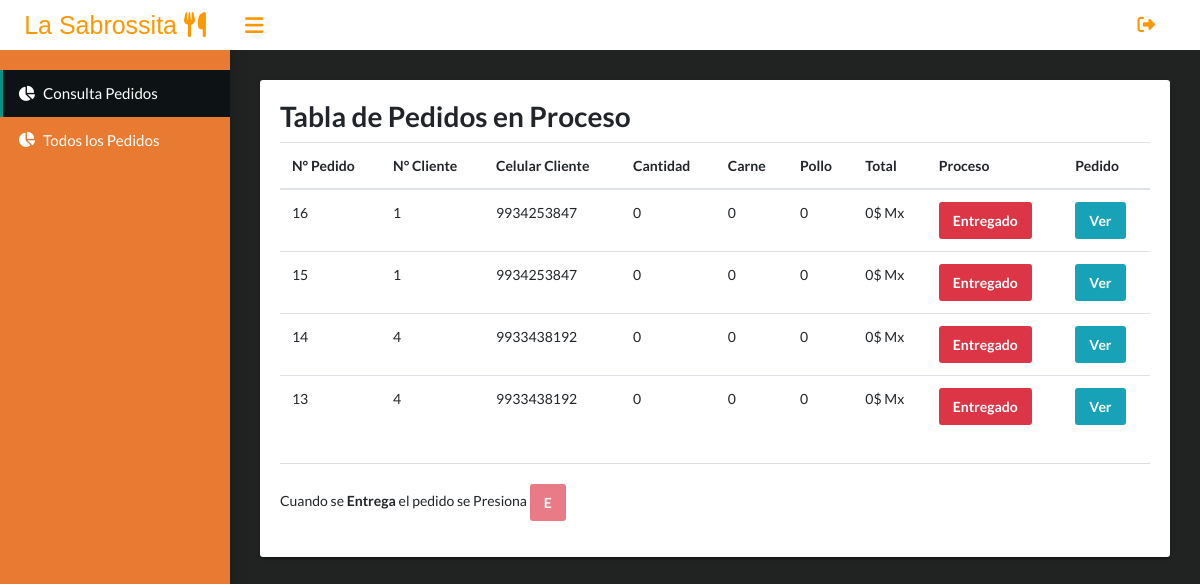
The app's page /admin.php with its own data.
### tables this page shows
CREATE TABLE `pedidos` (
  `id` int(11) NOT NULL,
  `id_usuario` int(11) NOT NULL,
  `celular_u` varchar(10) NOT NULL,
  `cantidad` int(100) NOT NULL,
  `carne` int(100) NOT NULL,
  `pollo` int(100) NOT NULL,
  `elementos` varchar(500) NOT NULL,
  `notas` varchar(500) NOT NULL,
  `total` int(255) NOT NULL,
  `proceso` varchar(20) NOT NULL
);

### admin.php (the view, shortened to what this page needs)
<?php
  include('php/conexion.php');
?>
<!DOCTYPE html>
<html lang="es">
  <head>
    <link rel="stylesheet" type="text/css" href="css/dash.css">
    <link rel="stylesheet" type="text/css" href="https://maxcdn.bootstrapcdn.com/font-awesome/4.7.0/css/font-awesome.min.css">
  </head>
  <body class="app sidebar-mini rtl">
    <main class="app-content">
        <div class="row">
          <div class="col-md-12">
            <div class="tile">
              <div class="table-responsive" style="background-color:#fff ;">
                <table class="table">
                  <thead>
                    <h2>Tabla de Pedidos en Proceso</h2>
                    <tr>
                      <th>N° Pedido</th>
                      <th>N° Cliente</th>
                      <th>Celular Cliente</th>
                      <th>Cantidad</th>
                      <th>Carne</th>
                      <th>Pollo</th>
                      <th>Total</th>
                      <th>Proceso</th>
                      <th>Pedido</th>
                    </tr>
                  </thead>
                  <tbody>
                  <?php
                      $consulta_mysqli = "SELECT * FROM pedidos WHERE proceso='PROCESO' ORDER BY `id` DESC";
                      $resultado_consulta_mysqli = mysqli_query($conexion, $consulta_mysqli);
                      while($dbpedido = mysqli_fetch_array($resultado_consulta_mysqli)){
                        $id = $dbpedido["id"];
                        $id_u = $dbpedido["id_usuario"];
                        $celular = $dbpedido["celular_u"];
                        $cantidad =$dbpedido['cantidad'];
                        $carne = $dbpedido["carne"];
                        $pollo =$dbpedido['pollo'];
                        $total = $dbpedido['total'];
						        ?>
                    <tr>
                      <td><?php echo $id?></td>
                      <td><?php echo $id_u?></td>
                      <td><?php echo $celular?></td>
                      <td><?php echo $cantidad?></td>
                      <td><?php echo $carne?></td>
                      <td><?php echo $pollo?></td>
                      <td><?php echo $total."$ Mx"?></td>
                      <td>
                      <a class="btn btn-danger" href="php/cam_proceso.php?id_user=<?php echo $id?>">Entregado</a>
                      </td>
                      <td>
                          <a class="btn btn-info" href="php/varglob.php?id_user=<?php echo $id?>">Ver</a>
                      </td>
                    </tr>
                    <?php } ?>
                  </tbody>
                </table>
              </div>
              <div class="tile-footer">
                <p>Cuando se <strong>Entrega</strong>  el pedido se Presiona <button class="btn btn-danger" type="button" disabled>E</button></p>
              </div>
            </div>
          </div>
        </div>
    </main>
  </body>
</html>

### records on screen
pedidos: id "16", id_usuario "1", celular_u "9934253847", cantidad "0", carne "0", pollo "0", total "0"
pedidos: id "15", id_usuario "1", celular_u "9934253847", cantidad "0", carne "0", pollo "0", total "0"
pedidos: id "14", id_usuario "4", celular_u "9933438192", cantidad "0", carne "0", pollo "0", total "0"
pedidos: id "13", id_usuario "4", celular_u "9933438192", cantidad "0", carne "0", pollo "0", total "0"
